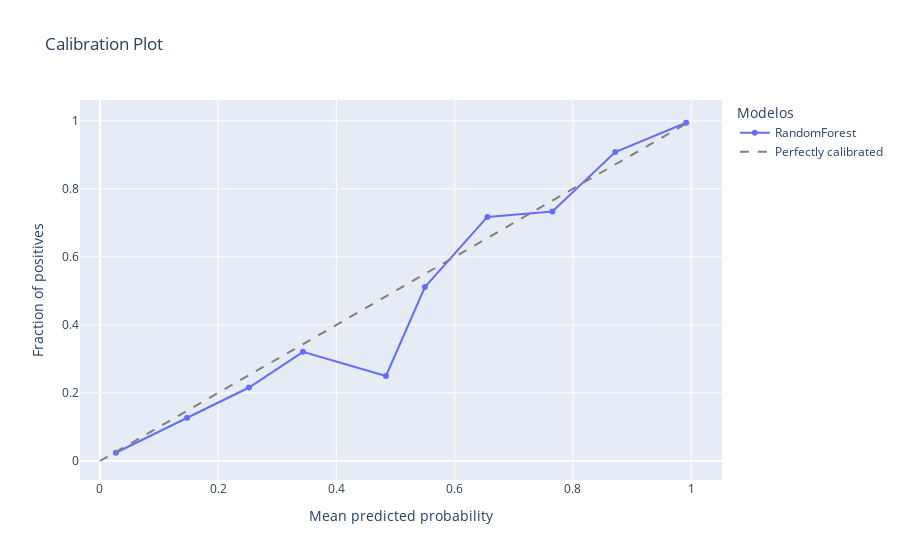

Write notebook code for a chart like this one.
### Code cell
p_prime = clf.predict_proba(X_test)
p_prime = p_prime[:, 1]
v_prob_true, v_prob_pred = calibration_curve(y_test, p_prime, n_bins=10)
l_loss = log_loss(y_test, p_prime)
brier_loss = brier_score_loss(y_test, p_prime)

fig = go.Figure()

# Add traces for each model

fig.add_trace(go.Scatter(x=v_prob_pred, y=v_prob_true, mode='lines+markers', name="RandomForest"))

# Add a trace for the perfectly calibrated line
fig.add_trace(go.Scatter(x=[0, 1], y=[0, 1], mode='lines', name='Perfectly calibrated', line=dict(dash='dash', color='grey')))

fig.update_layout(
    title="Calibration Plot",
    xaxis_title="Mean predicted probability",
    yaxis_title="Fraction of positives",
    legend_title="Modelos",
    autosize=False,
)

fig.show()

### Figure 1 — Plotly figure (JSON) as saved in the notebook; plotly's stock layout.template omitted (floating-point values rounded to 4 significant figures)
{"data": [{"mode": "lines+markers", "name": "RandomForest", "type": "scatter", "x": [0.02706, 0.1475, 0.2522, 0.3435, 0.4839, 0.5497, 0.6553, 0.7653, 0.8716, 0.9915], "y": [0.02422, 0.127, 0.216, 0.3208, 0.25, 0.5111, 0.7174, 0.7333, 0.9079, 0.9941]}, {"line": {"color": "grey", "dash": "dash"}, "mode": "lines", "name": "Perfectly calibrated", "type": "scatter", "x": [0, 1], "y": [0, 1]}], "layout": {"autosize": false, "legend": {"title": {"text": "Modelos"}}, "title": {"text": "Calibration Plot"}, "xaxis": {"title": {"text": "Mean predicted probability"}}, "yaxis": {"title": {"text": "Fraction of positives"}}}}
